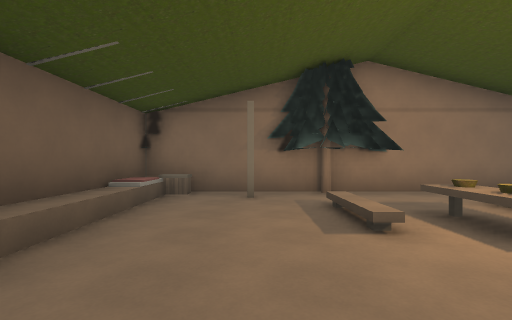
[1] (above)

23 first-person views from a walk through a 3-D level made in the Godot game engine. The camera is 1.4 m above the floor, looks level and sees 85° across. The floor is counted in squares, 2 m on a side. Each view is taken from the middle of a square. On the plan, view 1 faces up. The plan holds only what a view shows up to about 9 squares ahead; the rest is blank. The place goes on beyond the plan. Some surface patterns are stand-ins.

[2]
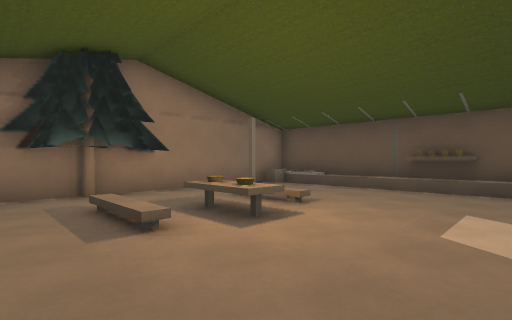

[3]
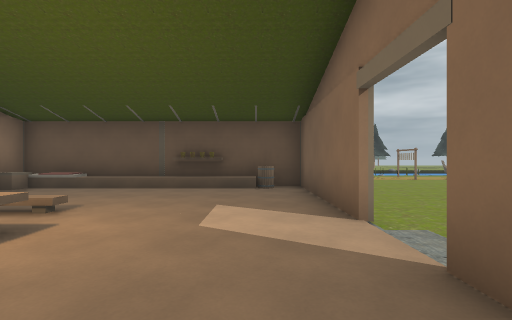

[4]
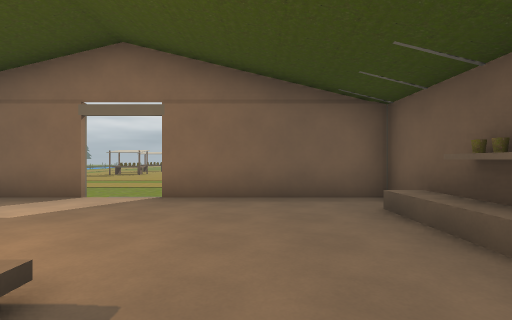

[5]
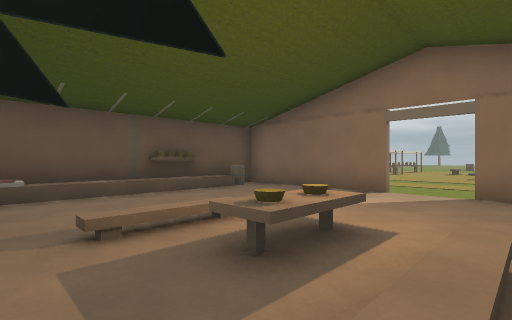

[6]
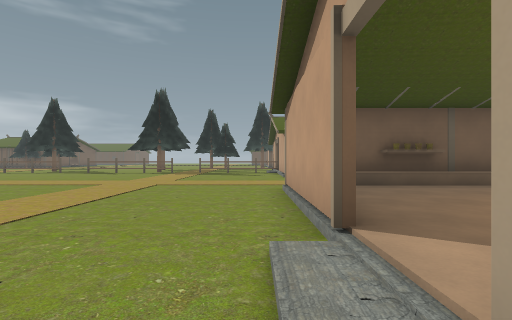

[7]
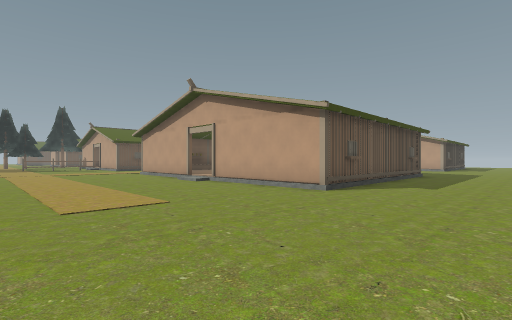

[8]
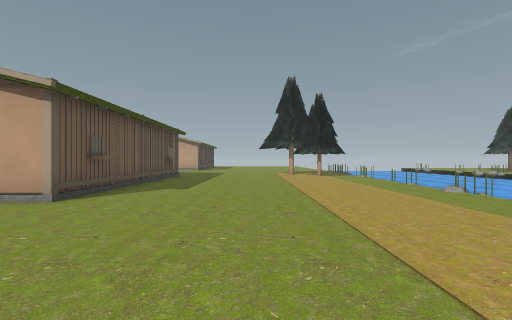

[9]
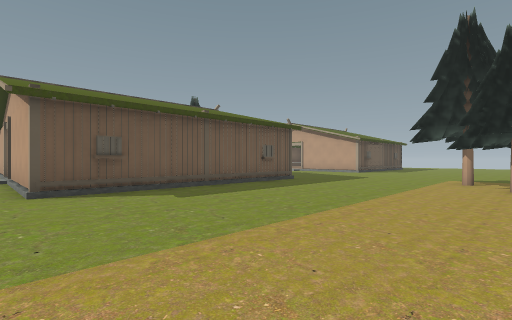

[10]
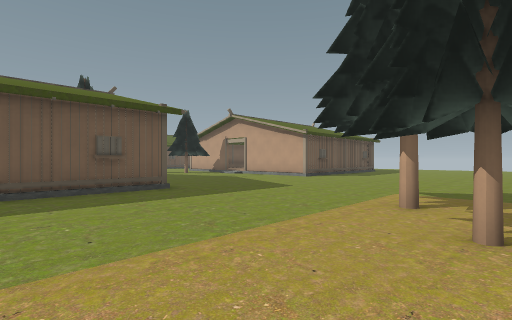

[11]
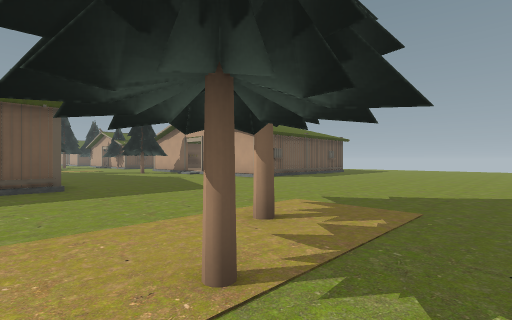

[12]
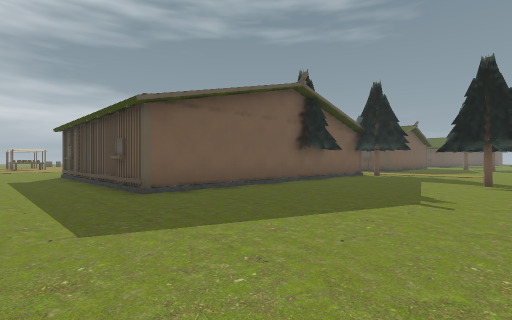

[13]
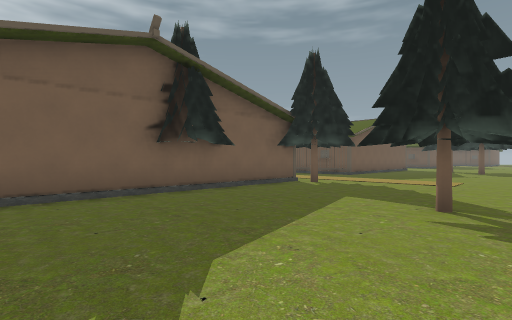

[14]
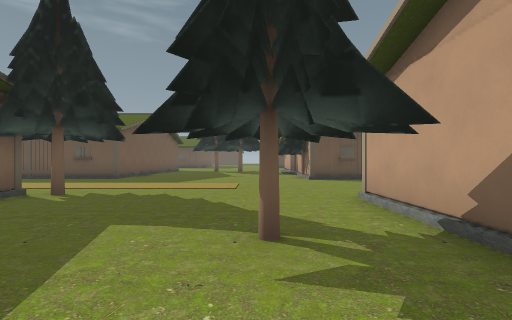

[15]
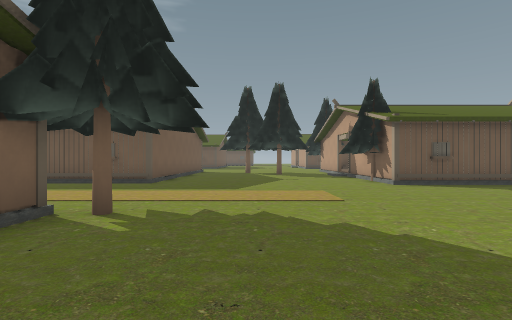

[16]
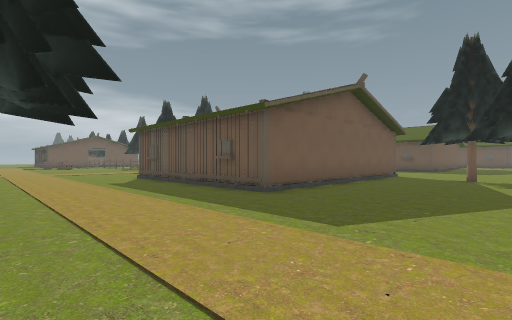

[17]
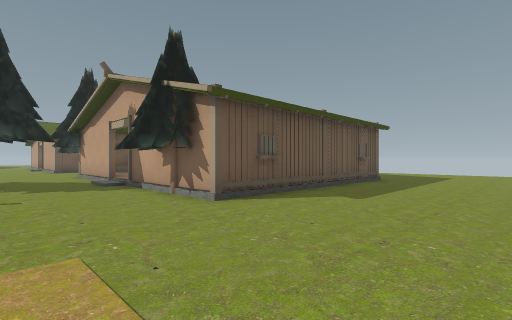

[18]
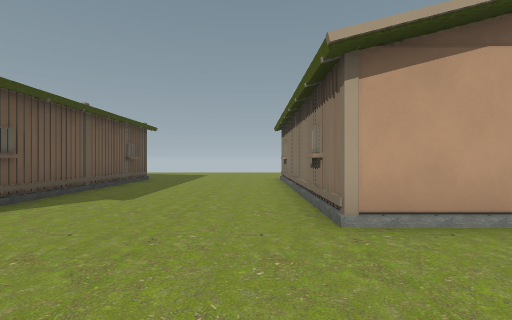

[19]
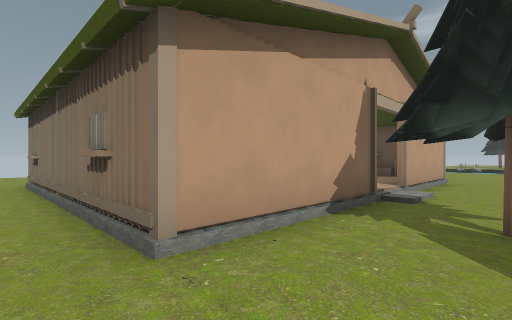

[20]
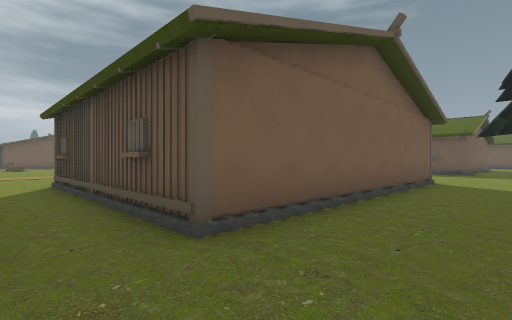

[21]
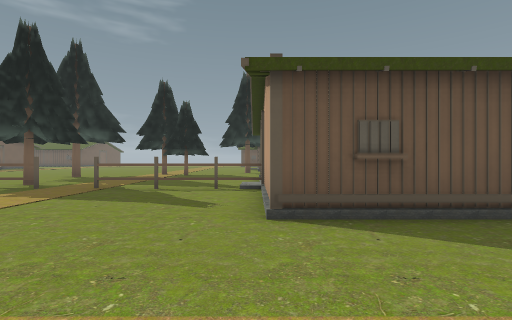

[22]
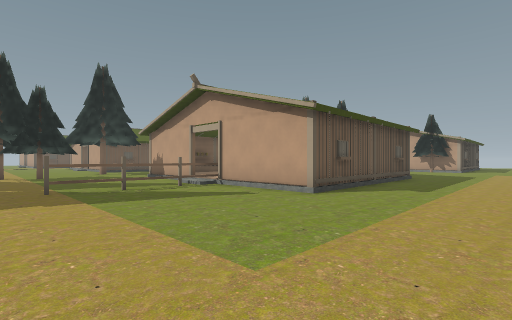

[23]
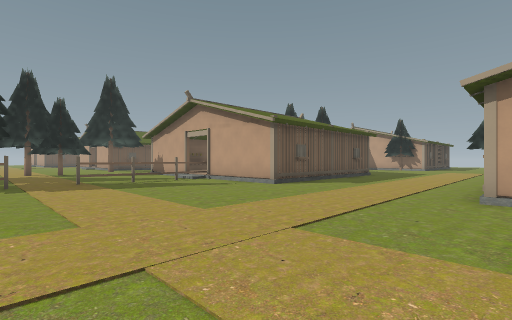

### Floor plan
Key: @ floor where view 1 was taken; # wall or solid block; x gap in a wall; . main floor; : floor 0.25 m higher than the main floor; / step, stairs or slope; ≈ water the walk keeps out of; ^ raised ledge; B barrel; T thing the floor can be seen under or through; O other object.
Columns run from 17 left of view 1 to 16 right of it. Each row starts with its distance up from view 1.
 19           #....#
 18           #....#
 17           #....#
 16           #....               ..
 15           #....#             ...
 14            ....#     :::O   .....
 13     #//####....####//####. ......
 12     .... ........##..............
 11       ...........##..............
 10       ...........................
  9    #  ...........................
  8    # ......... .............. # .
  7 ..x...........# .. .......... # .
  6 .#########....###########....  #.
  5          #....#/:#::::::#........
  4          #....#/::::::::#.......
  3          #....##:::O::::#........
  2          #.....#::::::::#........≈
  1          ^....##::::::::^........
  0           ....#/:@::::::B........≈
 -1     #/####....#####::####........
 -2     ..T............//............
 -3     ..T.........................
 -4    ...T........................
 -5    ...T.......................
 -6    ..........................
 -7      ##..........  ..........

Positions as (right, up) in squares from view 1, and headings:
1: (0, 0), facing up
2: (0, 0), facing up-right
3: (0, 0), facing right
4: (0, 4), facing down
5: (1, 5), facing down-right
6: (4, -2), facing left
7: (11, -7), facing up-left
8: (11, -6), facing up
9: (14, -2), facing up-left
10: (14, 3), facing up-left
11: (15, 5), facing up-left
12: (10, 12), facing down-left
13: (5, 12), facing down-left
14: (3, 11), facing left
15: (1, 9), facing left
16: (-3, 10), facing down-left
17: (-3, 10), facing up-left
18: (-3, 10), facing up
19: (-3, 11), facing up-right
20: (-6, 8), facing down-left
21: (-4, -1), facing left
22: (-4, -6), facing up-left
23: (-2, -7), facing up-left
